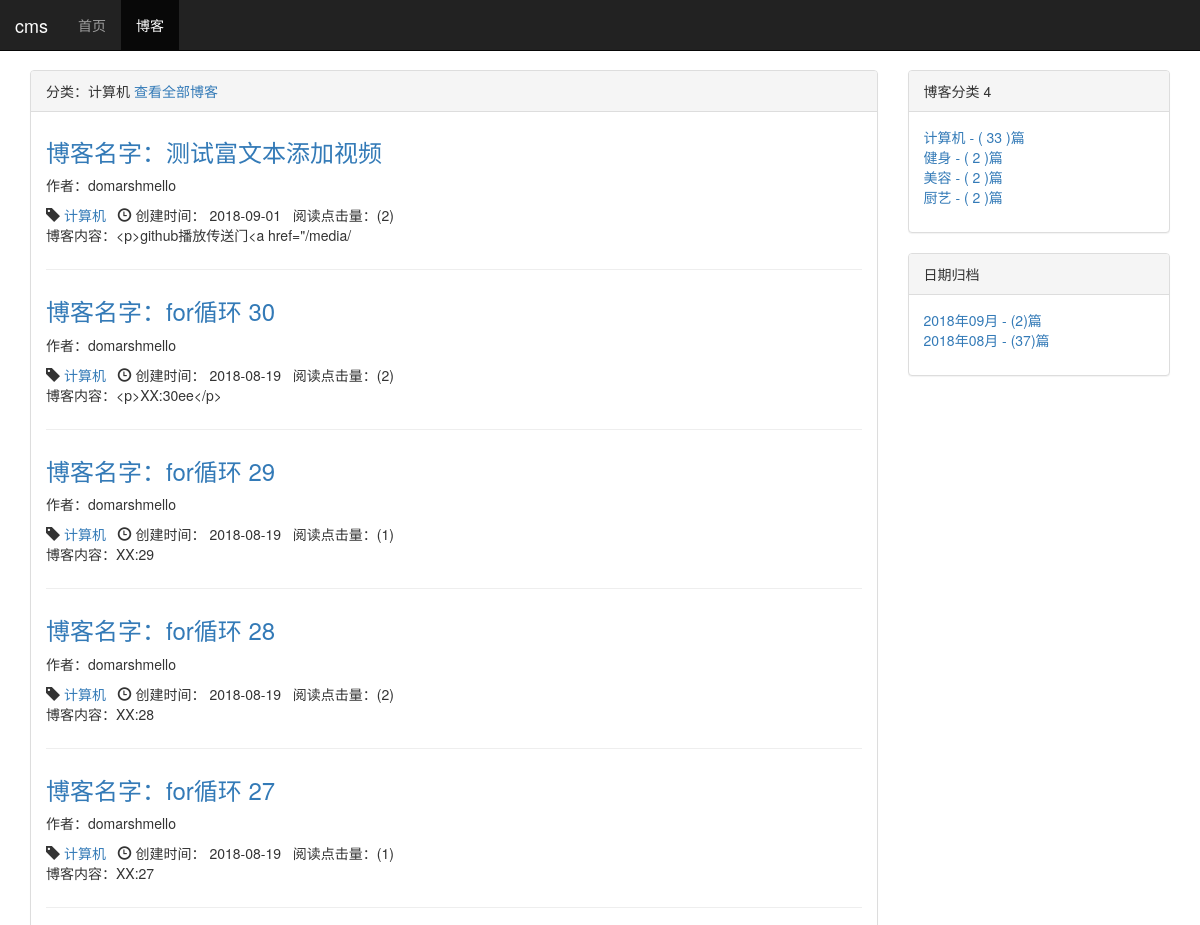
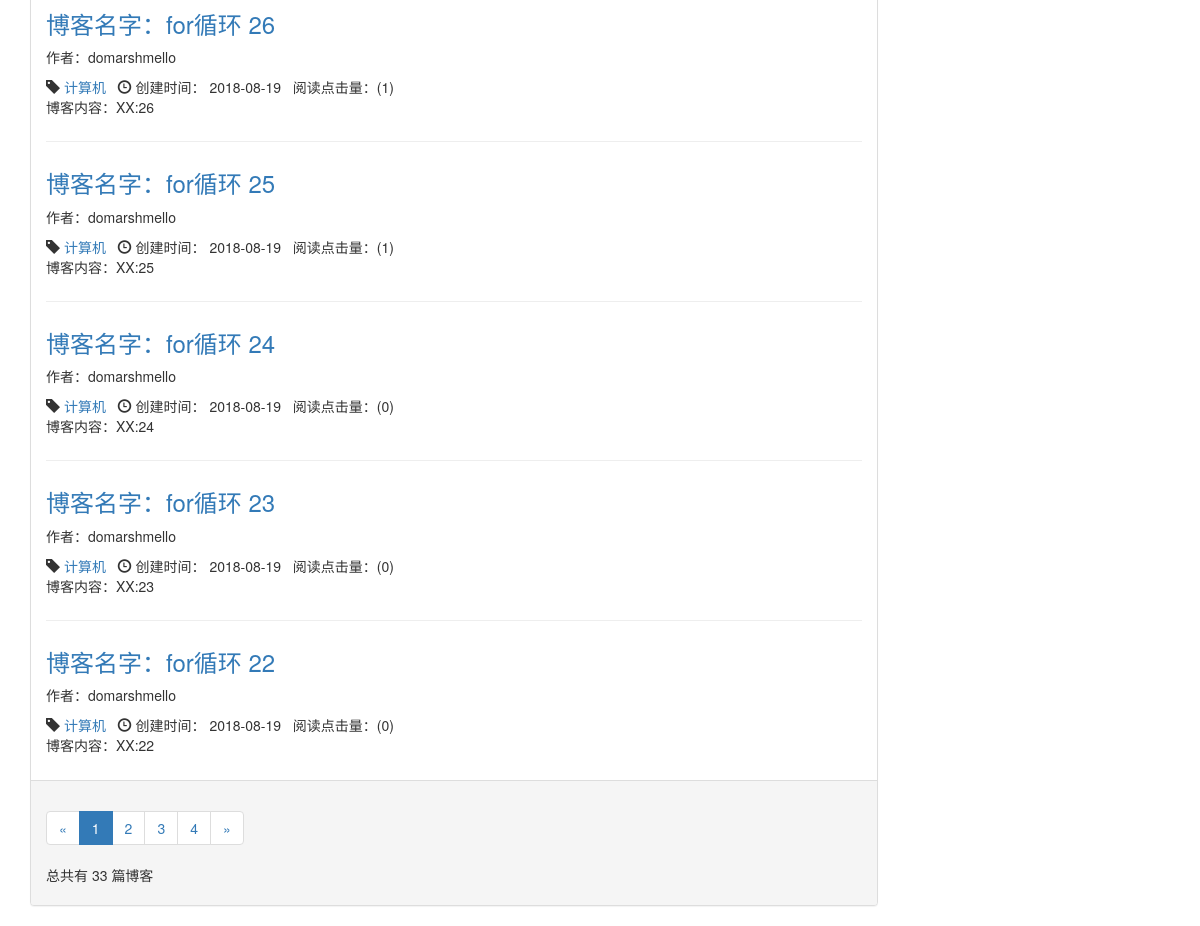
The page /blog/type/1 on the database its author committed (2 pictures, top to bottom).
### mytest/models.py (models this page shows, shortened)
class BlogType(models.Model):
    type_name = models.CharField(verbose_name='分类', max_length=20)
    def __str__(self):
        return self.type_name

class Blog(models.Model, ReadNumExpandMethod):
    title = models.CharField(verbose_name='标题', max_length=60)
    blog_type = models.ForeignKey(BlogType, verbose_name='类型', on_delete=models.DO_NOTHING)
    content = RichTextUploadingField(verbose_name='内容')
    author = models.ForeignKey(User, verbose_name='作者', on_delete=models.DO_NOTHING)
    created_time = models.DateTimeField(verbose_name='创建时间', auto_now_add=True)
    last_update_time = models.DateTimeField(verbose_name='更新时间', auto_now_add=True)
    tags = TaggableManager()  # tags器管理网求允许你从Blog对象中添加，检索和移除标签。
    class Meta:
        ordering = ['-created_time']

### read_statistics/models.py (models this page shows)
class ReadNum(models.Model):
    read_num = models.IntegerField(verbose_name='点击阅读量', default=0)
    content_type = models.ForeignKey(ContentType, on_delete=models.DO_NOTHING)
    object_id = models.PositiveIntegerField()
    content_object = GenericForeignKey('content_type', 'object_id')

### mytest/views.py (the view)
# urls.py: path('type/<int:blog_type_pk>', blogs_with_type, name="blog_with_type"),
def blogs_with_type(request, blog_type_pk):
    blog_type = get_object_or_404(BlogType, pk=blog_type_pk)
    blogs_all_list = Blog.objects.filter(blog_type=blog_type)
    context = get_blog_list_common_data(request, blogs_all_list)
    context['blog_type'] = blog_type
    return render_to_response('blog_with_type.html', context)

### read_statistics/models.py (called while the page is built)
    def get_read_num(self):
        try:
            ct = ContentType.objects.get_for_model(self)
            readnum = ReadNum.objects.get(content_type=ct, object_id=self.pk)
            return readnum.read_num
        except exceptions.ObjectDoesNotExist:
            return 0

### mytest/templates/blog_with_type.html (shortened to what this page needs)
{% extends 'blog_list.html' %}
{% block blog_list_title %}
分类：{{ blog_type.type_name }}
<a href="{% url 'blog_list' %}">查看全部博客</a>
{% endblock %}

### mytest/templates/blog_list.html (shortened to what this page needs)
{% extends 'base.html' %}
{% load staticfiles %}
{% block header_extends %}
<link rel="stylesheet" href="{% static 'blog/blog.css' %}">
{% endblock %}
{% block content%}
<div class="container">
    <div class="row">
        <div class="col-xs-9 col-sm-9 col-md-9 col-lg-9">
            <div class="panel panel-default">
                <div class="panel-heading">
                    {% block blog_list_title %} 博客列表  （ 当前页有  {{ blogs|length }}篇博客 ）  {% endblock %}
                </div>
                <div class="panel-body">
                    {% for blog in blogs %}
                    <div class="blog">
                       <h3>
                           <a href="{% url 'blog_detail' blog.pk %}">博客名字：{{ blog.title }} </a>
                       </h3>
                        <p>作者：{{ blog.author | truncatechars:100}} </p>
                        <p class="blog-info">
                            <span class="glyphicon glyphicon-tag"></span>  <a href="{% url 'blog_with_type' blog.blog_type.pk %}">{{ blog.blog_type }}</a>&nbsp;&nbsp;
                            <span class="glyphicon glyphicon-time"></span> 创建时间：  {{ blog.created_time|date:"Y-m-d" }}&nbsp;&nbsp;
                            阅读点击量：({{ blog.get_read_num }})
                        </p>
                        <p>博客内容：{{ blog.content | truncatechars:30}} </p>
                    </div>
                        {% empty %}
                    <div class="blog">
                        <h3>暂时没有博客 敬请期待更新</h3>
                    </div>
                        {% endfor %}
                </div>
                <div class="panel-footer">
                        <ul class="pagination">
                            <li>
                                {% if  page_of_blogs.has_previous  %}
                                <a href="?page={{ page_of_blogs.previous_page_number }}" aria-label="Previous">
                                    <span aria-hidden="true">&laquo;</span>
                                </a>
                                {% else %}
                                <span aria-hidden="true">&laquo;</span>
                                {% endif %}
                            </li>
                            {% for page_num in page_of_blogs.paginator.page_range %}
                            {% if page_num == page_of_blogs.number %}
                            <li class="active"><span>{{ page_num }}</span></li>
                            {% else %}
                                {% if page_num == '...' %}
                                <li><span>{{ page_num }}</span></li>
                            {% else %}
                            <li><a href="?page={{ page_num }}">{{ page_num }}</a></li>
                            {% endif %}
                            {% endif %}
                            {% endfor %}
                            <li>
                                {% if page_of_blogs.has_next %}
                                <a href="?page={{ page_of_blogs.next_page_number }}" aria-label="Next">
                                    <span aria-hidden="true">&raquo;</span>
                                </a>
                                {% else %}
                                <span aria-hidden="true">&raquo;</span>
                                {% endif %}
                            </li>
                        </ul>
                        <p>总共有 {{ page_of_blogs.paginator.count}} 篇博客 </p>
                </div>
            </div>
        </div>
        <div class="col-xs-3 col-sm-3 col-md-3 col-lg-3">
            <div class="panel panel-default">
                    <div class="panel-heading">博客分类 {{ blog_types | length }}</div>
                        <div class="panel-body">
                            <ul class="blog-types">
                                {% for blog_type in blog_types %}
                                <li>
                                    <a href="{% url 'blog_with_type' blog_type.pk %}">
                                        {{ blog_type.type_name }}  - ( {{ blog_type.blog_count }} )篇
                                    </a>
                                 </li>
                            {% empty %}
                                <li>暂无分类</li>
                                {% endfor %}
                             </ul>
                        </div>
            </div>
            <div class="panel panel-default">
                 <div class="panel-heading">日期归档</div>
                    <div class="panel-body">
                     <ul>
                         {% for blog_date, blog_count  in blog_dates.items %}
                         <li>
                             <a href="{% url 'blogs_with_date' blog_date.year blog_date.month %}">
                                 {{ blog_date | date:"Y年m月" }} - ({{ blog_count}})篇
                             </a>
                         </li>
                        {% endfor %}
                     </ul>
                     </div>
             </div>
        </div>
    </div>
</div>
{% endblock %}

### static/base.css (style rules this page uses)
* { margin: 0; padding: 0; }
body { margin-top: 70px!important; }
ul { list-style-type: none!important; }

### mytest/static/blog/blog.css (style rules this page uses)
ul.blog-types { list-style-type: none; }
div.blog:not(:last-child) { margin-bottom: 2em; padding-bottom: 1em; border-bottom: 1px solid #eee; }
div.blog h3 { margin-top: 0.5em; }
div.blog p.blog-info { margin-bottom: 0; }

### rows shown on the page
BlogType: type_name "计算机", blog_count "33"
Blog: title "测试富文本添加视频", author "domarshmello", blog_type "计算机", created_time "2018-09-01", get_read_num "2", content "<p>github播放传送门<a href=\"/media/"
Blog: title "for循环 30", author "domarshmello", blog_type "计算机", created_time "2018-08-19", get_read_num "2", content "<p>XX:30ee</p>"
Blog: title "for循环 29", author "domarshmello", blog_type "计算机", created_time "2018-08-19", get_read_num "1", content "XX:29"
Blog: title "for循环 28", author "domarshmello", blog_type "计算机", created_time "2018-08-19", get_read_num "2", content "XX:28"
Blog: title "for循环 27", author "domarshmello", blog_type "计算机", created_time "2018-08-19", get_read_num "1", content "XX:27"
Blog: title "for循环 26", author "domarshmello", blog_type "计算机", created_time "2018-08-19", get_read_num "1", content "XX:26"
Blog: title "for循环 25", author "domarshmello", blog_type "计算机", created_time "2018-08-19", get_read_num "1", content "XX:25"
Blog: title "for循环 24", author "domarshmello", blog_type "计算机", created_time "2018-08-19", get_read_num "0", content "XX:24"
Blog: title "for循环 23", author "domarshmello", blog_type "计算机", created_time "2018-08-19", get_read_num "0", content "XX:23"
Blog: title "for循环 22", author "domarshmello", blog_type "计算机", created_time "2018-08-19", get_read_num "0", content "XX:22"
BlogType: type_name "健身", blog_count "2"
BlogType: type_name "美容", blog_count "2"
BlogType: type_name "厨艺", blog_count "2"

### other values the page prints
{{ page_num }} "1"
{{ page_num }} "2" "3" "4"
{{ page_of_blogs.paginator.count }} "33"
{{ blog_types | length }} "4"
{{ blog_date | date:"Y年m月" }} "2018年09月" "2018年08月"
{{ blog_count }} "2" "37"
